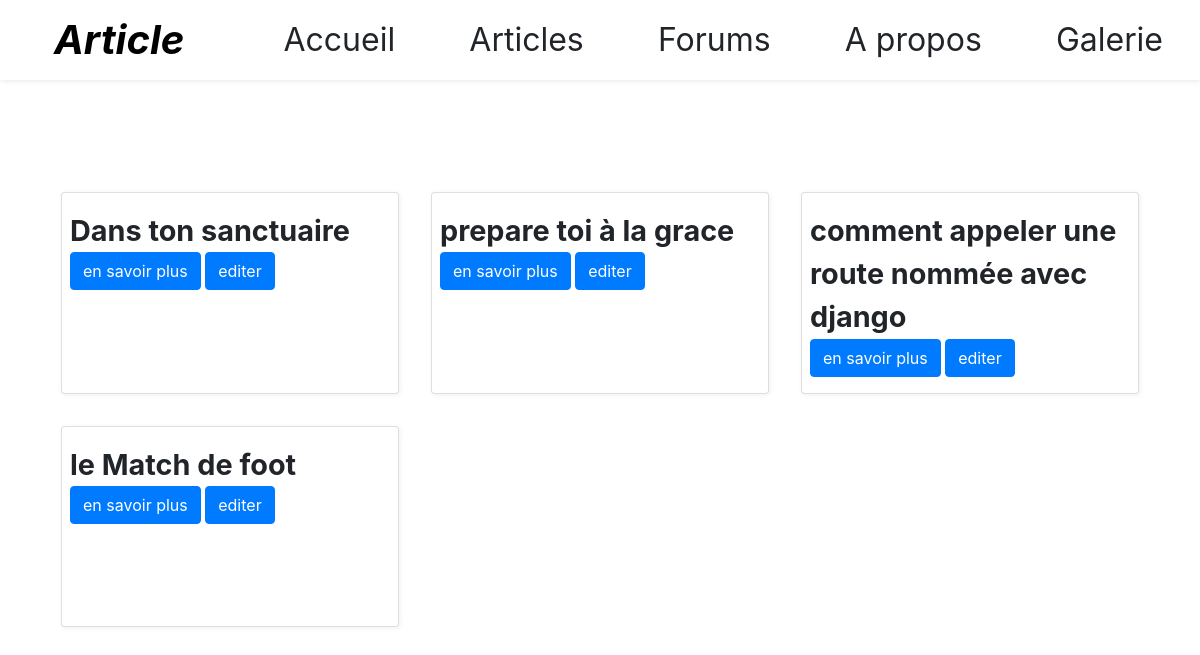
Before: / with the older database file.
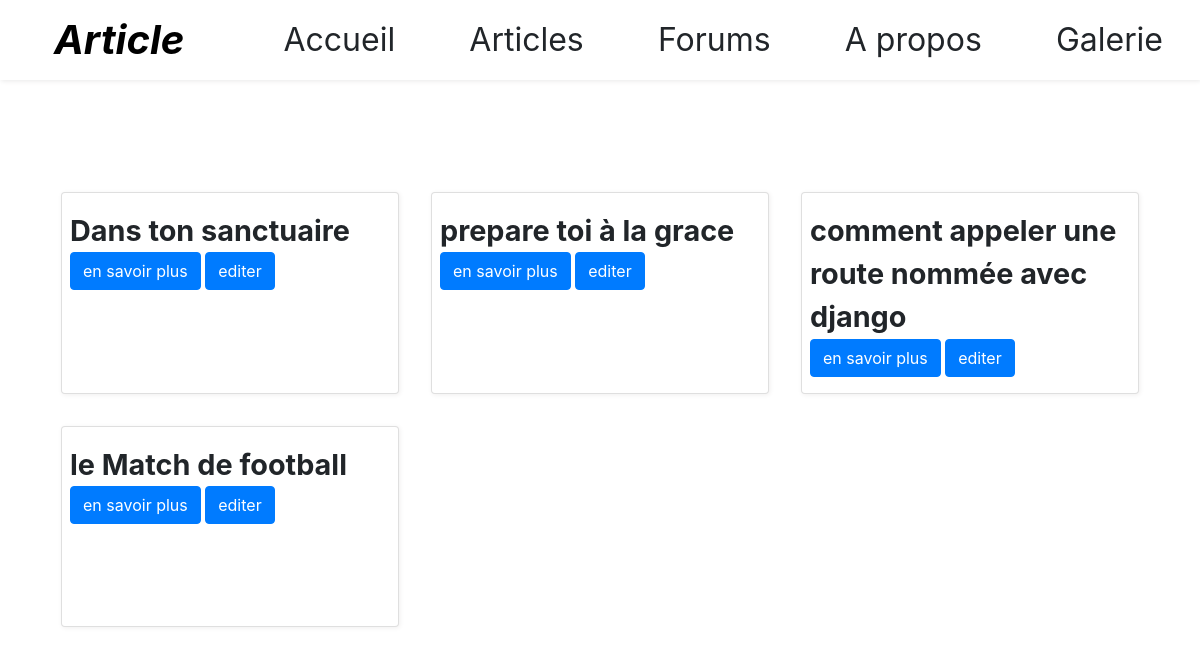
After: the same page with the newer database file.
### blog/models.py (models this page shows)
class Article(models.Model):
    title = models.CharField(max_length=100)
    content = models.TextField(null=True)
    date = models.DateTimeField(auto_now_add=True)

### blog/views.py (the view)
# urls.py: 2. Add a URL to urlpatterns:  path('', views.home, name='home')
def home(request):
    articles = Article.objects.order_by('-date')
    return render(request, 'index.html', {"articles": articles})

### blog/templates/index.html (shortened to what this page needs)
{% extends 'layouts/base.html' %}
{% block 'content' %}
<div class="container marge-top-12">
    <div class="grid-3">
        {%  for article in articles  %}
        <div class="card marge2">
            <div class="cards  my-2 p-2">
                <div class="title">{{article.title}}</div>
                <div class="btn btn-primary"> <a href="article/{{article.id}}" class="text-white">en savoir plus </a> </div>
                <div class="btn btn-primary">  <a href="article/{{article.id}}/edit" class="text-white"> editer</a> </div>
            </div>
        </div>
       {% endfor %}
    </div>
</div>
{%endblock%}

Changed rows visible on the page:
changed Article: title "le Match de foot" → "le Match de football"
